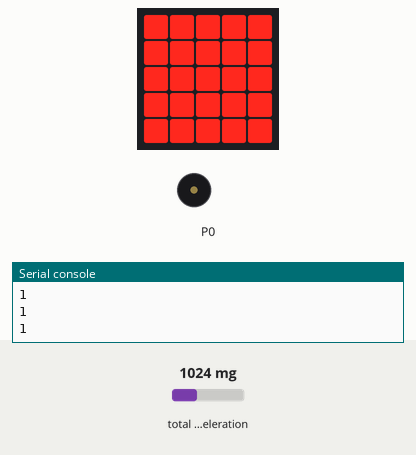
The program below on a simulated BBC micro:bit (MakeCode). Shown: the board's 5×5 LED display, buzzer (waves = sounding), the last lines printed to the serial console. The inputs (shaded band) are chosen by the test bench; at power-on: total acceleration 1024 mg.

Above: at 1.2 s.
1.3 s: total acceleration set to 1502 mg
2.8 s: total acceleration set to 1543 mg
At 3.6 s:
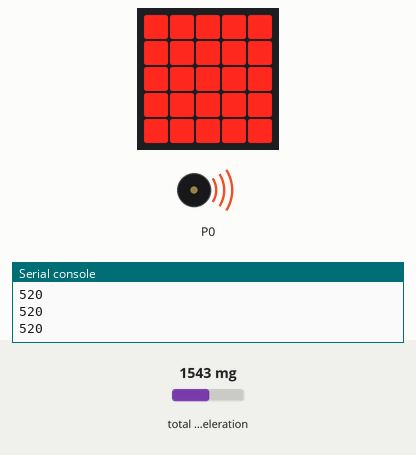
4.3 s: total acceleration set to 750 mg
At 5.5 s:
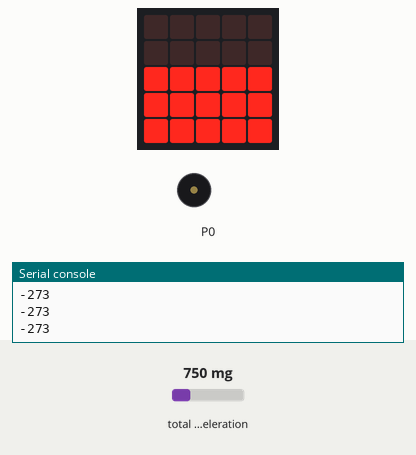
5.8 s: total acceleration set to 60 mg
At 7.0 s:
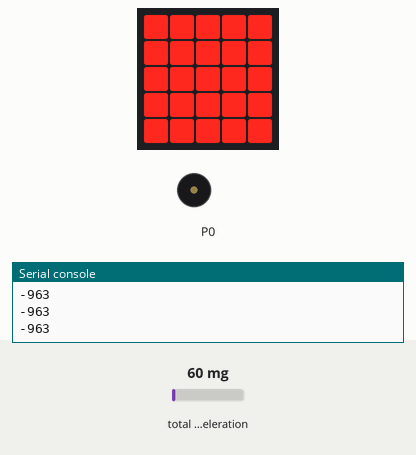
7.3 s: total acceleration set to 1500 mg
At 8.0 s:
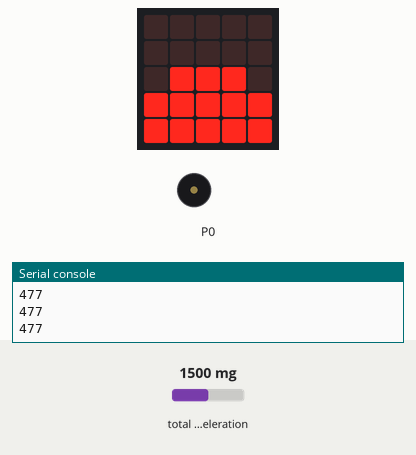
8.8 s: total acceleration set to 470 mg
At 9.5 s:
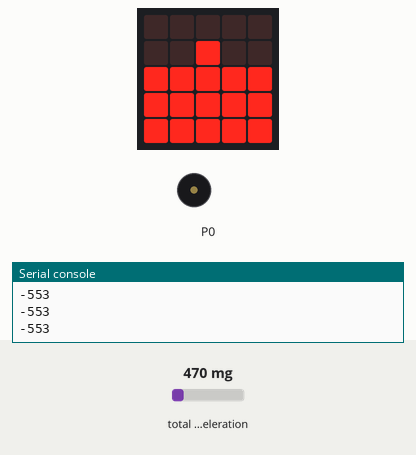
Timing chart, 0 to 11.8 s (numbered marks = the images above; inputs shaded):
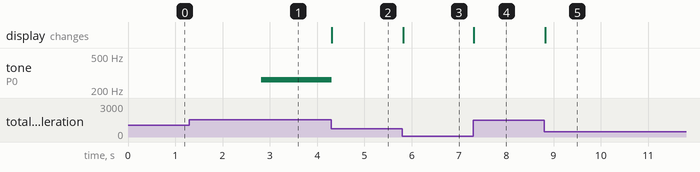

The program:

main.ts
```typescript
basic.forever(function () {
    led.plotBarGraph(
    input.acceleration(Dimension.Strength) - 1023,
    0
    )
})
basic.forever(function () {
    if (input.acceleration(Dimension.Strength) - 1023 > 500) {
        music.ringTone(262)
    } else {
        music.stopAllSounds()
    }
})
```

test.ts
```typescript
// 在這裡測試；當此封包作為擴充功能時，將不會編譯此內容。
```

Measured:
- the behaviour switches between 1523 and 1524 mg on total acceleration (found by bisection; images 0 and 1)
- after the input at 2.8 s, tone on P0: silent → 262 Hz at once
- after the input at 4.3 s, tone on P0: 262 Hz → silent at once; the display: changes at once (image 2)
- after the input at 5.8 s, the display: changes at once (image 3)
- after the input at 7.3 s, the display: changes at once (image 4)
- after the input at 8.8 s, the display: changes at once (image 5)
